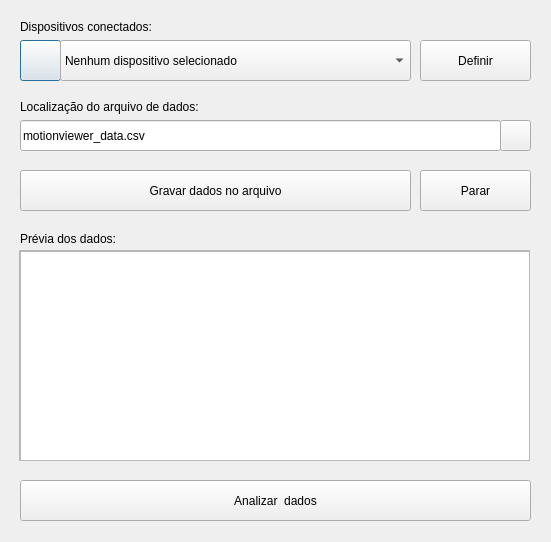
<?xml version="1.0" encoding="UTF-8"?>
<ui version="4.0">
 <class>MotionView</class>
 <widget class="QDialog" name="MotionView">
  <property name="geometry">
   <rect>
    <x>0</x>
    <y>0</y>
    <width>551</width>
    <height>542</height>
   </rect>
  </property>
  <property name="windowTitle">
   <string>Motion Viewer BBC</string>
  </property>
  <property name="windowIcon">
   <iconset>
    <normaloff>../../../../../../../../../g845.png</normaloff>../../../../../../../../../g845.png</iconset>
  </property>
  <property name="styleSheet">
   <string notr="true">QDialog{
	background: linear-gradient( rgb(37, 106, 255), rgb(101, 255, 90));
}</string>
  </property>
  <widget class="QPushButton" name="btnAtualizar">
   <property name="geometry">
    <rect>
     <x>20</x>
     <y>40</y>
     <width>41</width>
     <height>41</height>
    </rect>
   </property>
   <property name="baseSize">
    <size>
     <width>0</width>
     <height>30</height>
    </size>
   </property>
   <property name="text">
    <string/>
   </property>
   <property name="icon">
    <iconset>
     <normaloff>icons/update.png</normaloff>icons/update.png</iconset>
   </property>
   <property name="iconSize">
    <size>
     <width>30</width>
     <height>30</height>
    </size>
   </property>
  </widget>
  <widget class="QPushButton" name="btnDefinir">
   <property name="geometry">
    <rect>
     <x>420</x>
     <y>40</y>
     <width>111</width>
     <height>41</height>
    </rect>
   </property>
   <property name="text">
    <string>Definir</string>
   </property>
  </widget>
  <widget class="QComboBox" name="comboBox">
   <property name="geometry">
    <rect>
     <x>60</x>
     <y>40</y>
     <width>351</width>
     <height>41</height>
    </rect>
   </property>
   <property name="baseSize">
    <size>
     <width>0</width>
     <height>30</height>
    </size>
   </property>
   <item>
    <property name="text">
     <string>Nenhum dispositivo selecionado</string>
    </property>
   </item>
  </widget>
  <widget class="QLabel" name="label_2">
   <property name="geometry">
    <rect>
     <x>20</x>
     <y>16</y>
     <width>141</width>
     <height>21</height>
    </rect>
   </property>
   <property name="text">
    <string>Dispositivos conectados:</string>
   </property>
  </widget>
  <widget class="QLineEdit" name="txtFilePath">
   <property name="geometry">
    <rect>
     <x>20</x>
     <y>120</y>
     <width>481</width>
     <height>31</height>
    </rect>
   </property>
   <property name="text">
    <string>motionviewer_data.csv</string>
   </property>
  </widget>
  <widget class="QLabel" name="label_3">
   <property name="geometry">
    <rect>
     <x>20</x>
     <y>96</y>
     <width>211</width>
     <height>21</height>
    </rect>
   </property>
   <property name="text">
    <string>Localização do arquivo de dados:</string>
   </property>
  </widget>
  <widget class="QPushButton" name="btnGravarDados">
   <property name="geometry">
    <rect>
     <x>20</x>
     <y>170</y>
     <width>391</width>
     <height>41</height>
    </rect>
   </property>
   <property name="text">
    <string>Gravar dados no arquivo</string>
   </property>
  </widget>
  <widget class="QLabel" name="label_5">
   <property name="geometry">
    <rect>
     <x>20</x>
     <y>230</y>
     <width>131</width>
     <height>17</height>
    </rect>
   </property>
   <property name="text">
    <string>Prévia dos dados:</string>
   </property>
  </widget>
  <widget class="QPushButton" name="btnAnalisar">
   <property name="geometry">
    <rect>
     <x>20</x>
     <y>480</y>
     <width>511</width>
     <height>41</height>
    </rect>
   </property>
   <property name="text">
    <string>Analizar  dados</string>
   </property>
  </widget>
  <widget class="QPushButton" name="btnParar">
   <property name="geometry">
    <rect>
     <x>420</x>
     <y>170</y>
     <width>111</width>
     <height>41</height>
    </rect>
   </property>
   <property name="text">
    <string>Parar</string>
   </property>
  </widget>
  <widget class="QPushButton" name="btnDiretorios">
   <property name="geometry">
    <rect>
     <x>500</x>
     <y>120</y>
     <width>31</width>
     <height>31</height>
    </rect>
   </property>
   <property name="font">
    <font>
     <pointsize>11</pointsize>
     <weight>75</weight>
     <bold>true</bold>
    </font>
   </property>
   <property name="text">
    <string/>
   </property>
   <property name="icon">
    <iconset>
     <normaloff>icons/folder.png</normaloff>icons/folder.png</iconset>
   </property>
   <property name="iconSize">
    <size>
     <width>25</width>
     <height>25</height>
    </size>
   </property>
  </widget>
  <widget class="QScrollArea" name="scrollArea">
   <property name="geometry">
    <rect>
     <x>19</x>
     <y>250</y>
     <width>511</width>
     <height>211</height>
    </rect>
   </property>
   <property name="widgetResizable">
    <bool>true</bool>
   </property>
   <widget class="QWidget" name="scrollAreaWidgetContents">
    <property name="geometry">
     <rect>
      <x>0</x>
      <y>0</y>
      <width>509</width>
      <height>209</height>
     </rect>
    </property>
    <widget class="QTextEdit" name="listView">
     <property name="geometry">
      <rect>
       <x>0</x>
       <y>0</y>
       <width>511</width>
       <height>211</height>
      </rect>
     </property>
    </widget>
   </widget>
  </widget>
 </widget>
 <resources/>
 <connections/>
</ui>
